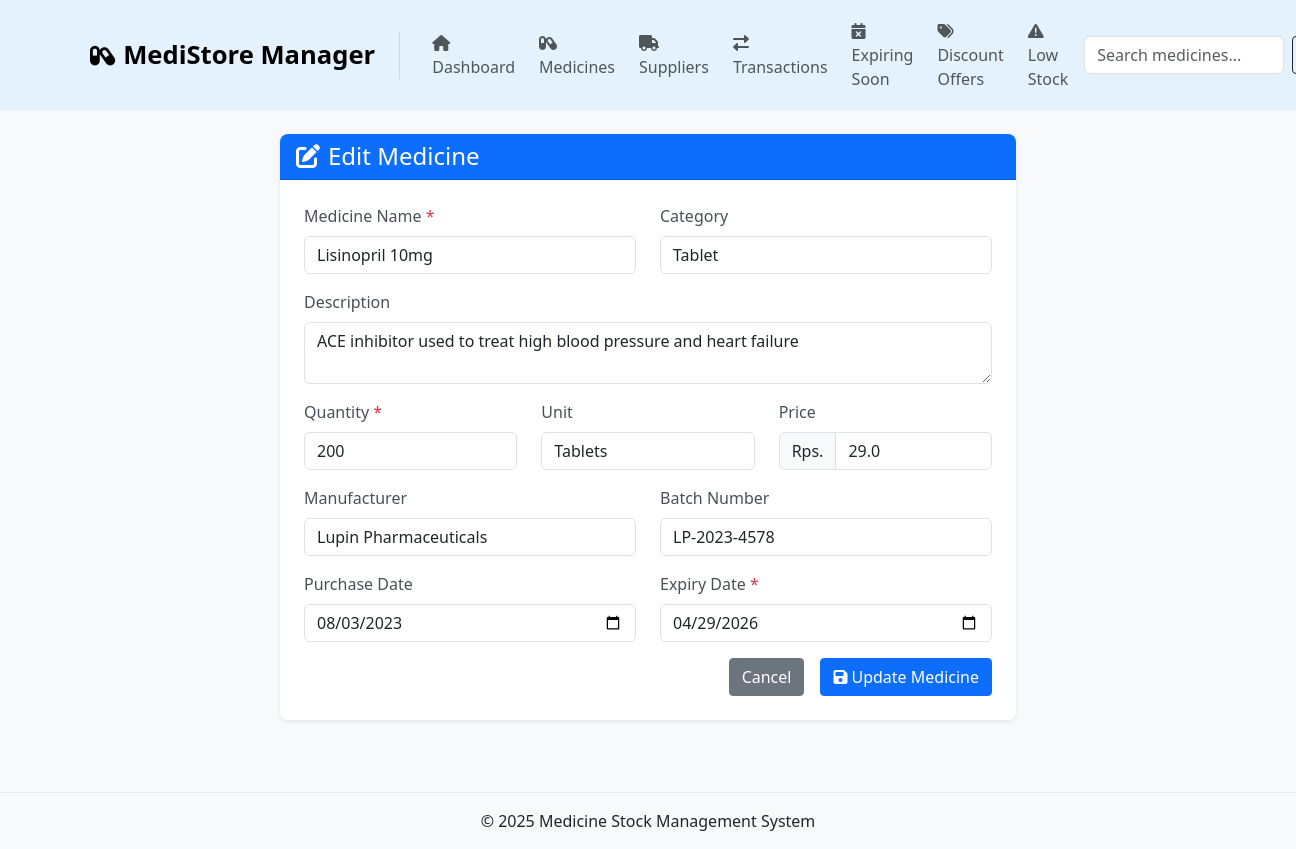
The page /edit_medicine/1 on the database its author committed.
### tables this page shows
CREATE TABLE medicines (
        id INTEGER PRIMARY KEY AUTOINCREMENT,
        name TEXT NOT NULL,
        description TEXT,
        category TEXT,
        quantity INTEGER NOT NULL,
        unit TEXT,
        manufacturer TEXT,
        batch_number TEXT,
        purchase_date TEXT,
        expiry_date TEXT NOT NULL,
        price REAL,
        created_at TEXT DEFAULT CURRENT_TIMESTAMP
    );

### app.py (the view, shortened to what this page needs)
@app.route('/edit_medicine/<int:id>', methods=['GET', 'POST'])
def edit_medicine(id):
    conn = get_db_connection()
    medicine = conn.execute('SELECT * FROM medicines WHERE id = ?', (id,)).fetchone()
    conn.close()
    return render_template('edit_medicine.html', medicine=medicine)

### app.py (called while the page is built)
def get_db_connection():
    conn = sqlite3.connect(DB_PATH)
    conn.row_factory = sqlite3.Row
    return conn

### templates/edit_medicine.html (shortened to what this page needs)
{% extends 'base.html' %}
{% block content %}
<div class="row">
    <div class="col-md-8 offset-md-2">
        <div class="card shadow-sm">
            <div class="card-header bg-primary text-white">
                <h4 class="mb-0"><i class="fas fa-edit me-2"></i>Edit Medicine</h4>
            </div>
            <div class="card-body">
                <form action="{{ url_for('edit_medicine', id=medicine.id) }}" method="post">
                    <div class="row mb-3">
                        <div class="col-md-6">
                            <label for="name" class="form-label">Medicine Name <span class="text-danger">*</span></label>
                            <input type="text" class="form-control" id="name" name="name" value="{{ medicine.name }}" required>
                        </div>
                        <div class="col-md-6">
                            <label for="category" class="form-label">Category</label>
                            <input type="text" class="form-control" id="category" name="category" value="{{ medicine.category }}" list="categories">
                        </div>
                    </div>
                    <div class="mb-3">
                        <label for="description" class="form-label">Description</label>
                        <textarea class="form-control" id="description" name="description" rows="2">{{ medicine.description }}</textarea>
                    </div>
                    <div class="row mb-3">
                        <div class="col-md-4">
                            <label for="quantity" class="form-label">Quantity <span class="text-danger">*</span></label>
                            <input type="number" class="form-control" id="quantity" name="quantity" min="0" value="{{ medicine.quantity }}" required>
                        </div>
                        <div class="col-md-4">
                            <label for="unit" class="form-label">Unit</label>
                            <input type="text" class="form-control" id="unit" name="unit" value="{{ medicine.unit }}" list="units">
                        </div>
                        <div class="col-md-4">
                            <label for="price" class="form-label">Price</label>
                            <div class="input-group">
                                <span class="input-group-text">Rps.</span>
                                <input type="number" class="form-control" id="price" name="price" min="0" step="0.01" value="{{ medicine.price }}">
                            </div>
                        </div>
                    </div>
                    <div class="row mb-3">
                        <div class="col-md-6">
                            <label for="manufacturer" class="form-label">Manufacturer</label>
                            <input type="text" class="form-control" id="manufacturer" name="manufacturer" value="{{ medicine.manufacturer }}">
                        </div>
                        <div class="col-md-6">
                            <label for="batch_number" class="form-label">Batch Number</label>
                            <input type="text" class="form-control" id="batch_number" name="batch_number" value="{{ medicine.batch_number }}">
                        </div>
                    </div>
                    <div class="row mb-3">
                        <div class="col-md-6">
                            <label for="purchase_date" class="form-label">Purchase Date</label>
                            <input type="date" class="form-control" id="purchase_date" name="purchase_date" value="{{ medicine.purchase_date }}">
                        </div>
                        <div class="col-md-6">
                            <label for="expiry_date" class="form-label">Expiry Date <span class="text-danger">*</span></label>
                            <input type="date" class="form-control" id="expiry_date" name="expiry_date" value="{{ medicine.expiry_date }}" required>
                        </div>
                    </div>
                    <div class="d-grid gap-2 d-md-flex justify-content-md-end">
                        <a href="{{ url_for('medicines') }}" class="btn btn-secondary me-md-2">Cancel</a>
                        <button type="submit" class="btn btn-primary">
                            <i class="fas fa-save me-1"></i>Update Medicine
                        </button>
                    </div>
                </form>
            </div>
        </div>
    </div>
</div>
{% endblock %}

### static/css/style.css (style rules this page uses)
body { background-color: #f8f9fa; font-family: 'Segoe UI', Tahoma, Geneva, Verdana, sans-serif; }
.card { border-radius: 0.5rem; box-shadow: 0 0.125rem 0.25rem rgba(0, 0, 0, 0.075); margin-bottom: 1.5rem; border: none; transition: transform 0.3s ease, box-shadow 0.3s ease; }
.card-header { border-top-left-radius: 0.5rem !important; border-top-right-radius: 0.5rem !important; }
.card-body { padding: 1.5rem; }
.form-label { font-weight: 500; color: #495057; }
.btn { border-radius: 0.25rem; padding: 0.375rem 0.75rem; }
.btn-primary { background-color: #0d6efd; border-color: #0d6efd; }

### rows shown on the page
medicines: name "Lisinopril 10mg", category "Tablet", description "ACE inhibitor used to treat high blood pressure and heart failure", quantity "200", unit "Tablets", price "29.0", manufacturer "Lupin Pharmaceuticals", batch_number "LP-2023-4578", purchase_date "08/03/2023", expiry_date "04/29/2026"
